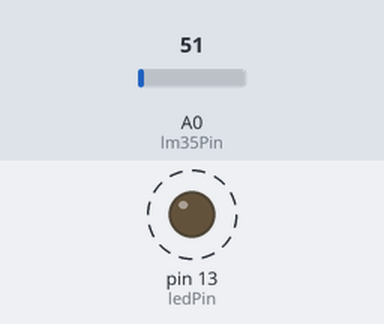
Bench run of a sketch on a simulated Arduino Uno, built with avr-gcc and run on an emulated ATmega328P. On the bench: output pins drawn as LEDs (lit = HIGH). Dashed ring = blinking. The test bench sets the inputs (shaded band); at power-on: A0 (lm35Pin) = 51.

Above: at 1.3 s.
1.4 s: A0 (lm35Pin) set to 62
At 2.5 s:
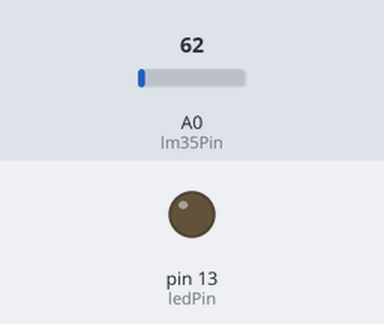
2.9 s: A0 (lm35Pin) set to 71
At 3.3 s:
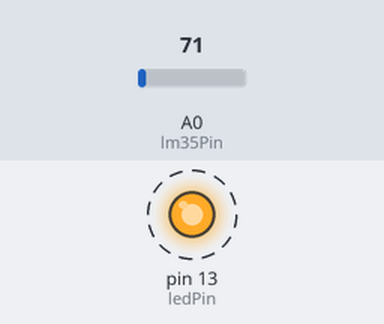
Timing chart, 0 to 11.9 s (numbered marks = the images above; inputs shaded):
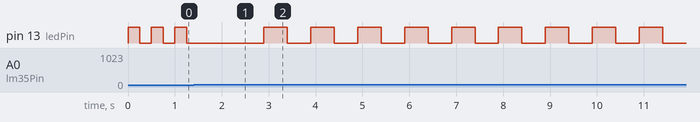

Measured:
- the behaviour switches between 61 and 62 on A0 (lm35Pin) (found by bisection; images 0 and 1)
- after the input at 1.4 s, pin 13 (ledPin): stops changing and stays LOW
- after the input at 2.9 s, pin 13 (ledPin): alternates HIGH for 0.50 s and LOW for 0.50 s, starting at once
- by itself, pin 13 (ledPin): alternates HIGH for 0.25 s and LOW for 0.25 s

The sketch:

sketch_dec5a.ino
```cpp
// Include necessary libraries
#include <avr/io.h>
#include <avr/interrupt.h>
#include <util/delay.h>
#include <Arduino.h>

// Define the LM35 sensor pin
const int lm35Pin = A0;

// Define the onboard LED pin
const int ledPin = 13;

// Define temperature thresholds
const int lowerThreshold = 30;
const int higherThreshold = 30;

// Variables to store temperature readings
int temperature;

// Function to blink LED based on temperature
void blinkLED(int delayTime) {
    digitalWrite(ledPin, HIGH);
    delay(delayTime);
    digitalWrite(ledPin, LOW);
    delay(delayTime);
}

void setup() {
    // Set LED pin as OUTPUT
    pinMode(ledPin, OUTPUT);
}

void loop() {
    // Read temperature from LM35 sensor
    temperature = analogRead(lm35Pin);

    // Convert analog reading to temperature in degrees Celsius
    temperature = temperature * 0.48828125;

    // Check temperature and control LED blink
    if (temperature < lowerThreshold) {
        blinkLED(250);  // Blink every 250 milliseconds
    } else if (temperature > higherThreshold) {
        blinkLED(500);  // Blink every 500 milliseconds
    }
}
```
